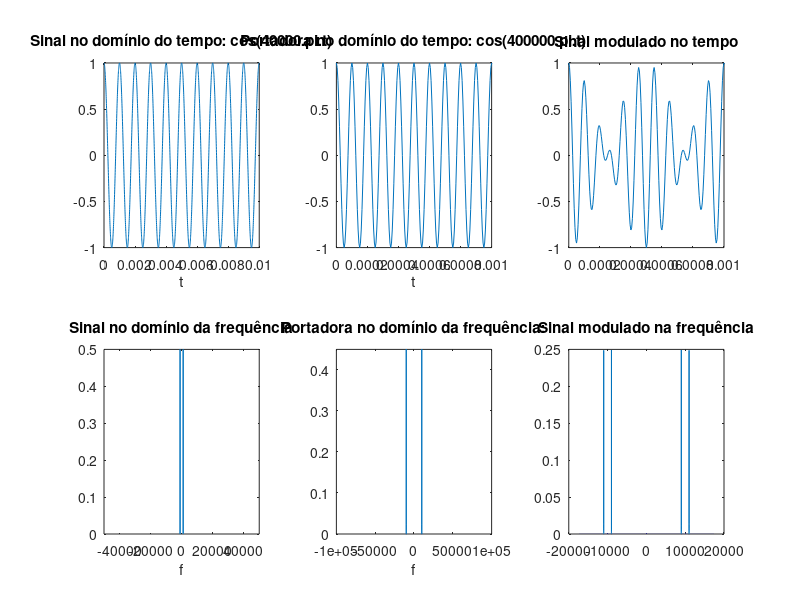
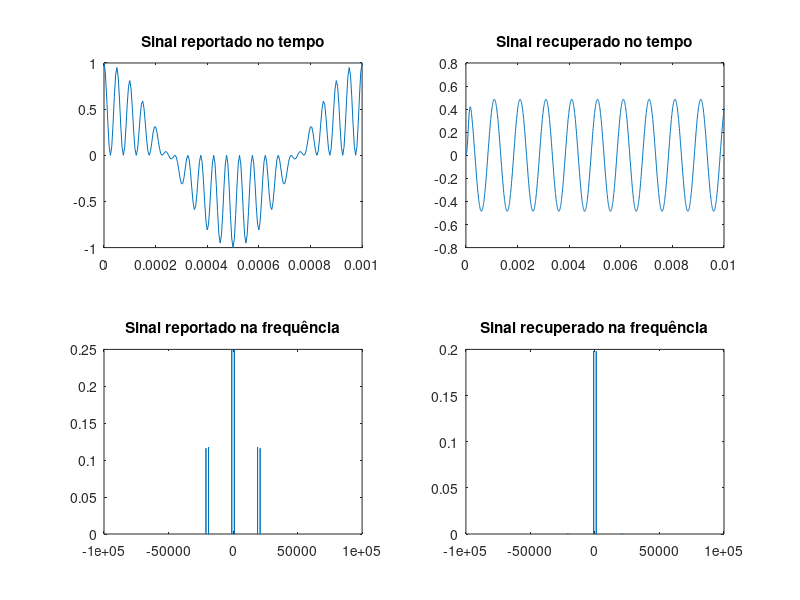

Write the MATLAB code that produced these figures, in order.
clc
clear all;
close all;

%% Sinal:

A = 1;
fm = 1000;
fs = 200000;

wm = 2*pi*fm;
t = 0:1/fs:1;

mt = A*cos(wm*t);

figure(1);
subplot(2,3,1);
plot(t, mt);
title('Sinal no domínio do tempo: cos(40000.pi.t)');
xlabel('t');
xlim([0 0.01]);

subplot(2,3,4);

faxis = -fs/2:1:fs/2;

Maux = fft(mt);
Mw = fftshift(Maux)/length(Maux);
plot(faxis, abs(Mw));
title('Sinal no domínio da frequência');
xlabel('f');
xlim([-0.5*10^5 0.5*10^5]);

%% Portadora:

ac = 1;
fc = 10000;
fcs = 200000;
wc = 2*pi*fc;
tc = 0:1/fcs:1;

ct = ac*cos(wc*tc);

subplot(2,3,2);
plot(tc, ct);
title('Portadora no domínio do tempo: cos(400000.pi.t)');
xlabel('t');
xlim([0 0.001]);

subplot(2,3,5);
fcaxis = -fcs/2:1:fcs/2;

Caux = fft(ct);
Cw = fftshift(Caux)/length(Caux);

plot(faxis, Cw);
title('Portadora no domínio da frequência:');
xlabel('f');
ylim([0 0.45]);

%% Modulando o sinal:

subplot(2,3,3);

st = mt.*ct;
plot(t, st);
xlim([0 0.001]);
title('Sinal modulado no tempo');

Saux = fft(st);
Sw = fftshift(Saux)/length(Saux);
subplot(2,3,6);

plot(faxis, abs(Sw));
title('Sinal modulado na frequência');
xlim([-0.2*10^5 0.2*10^5]);


%% Recuperando o sinal:

figure(2);
subplot(2,2,1);
mrec = st.*ct;

plot(t, mrec);
xlim([0 0.001]);
title('Sinal reportado no tempo');

MrecAux = fft(mrec);
Mrecw = fftshift(MrecAux)/length(MrecAux);

subplot(2,2,3);
plot(faxis, Mrecw);
ylim([0 0.25]);
title('Sinal reportado na frequência');

fil = fir1(40, (2*fm)/fs);
mfil = filter(fil, 1, mrec);

subplot(2,2,2);
plot(t, mfil);
xlim([0 0.01]);
title('Sinal recuperado no tempo');

MfilAux = fft(mfil);
Mfilw = fftshift(MfilAux)/length(MfilAux);

subplot(2,2,4);
plot(faxis, Mfilw);
title('Sinal recuperado na frequência');
ylim([0 0.2]);






